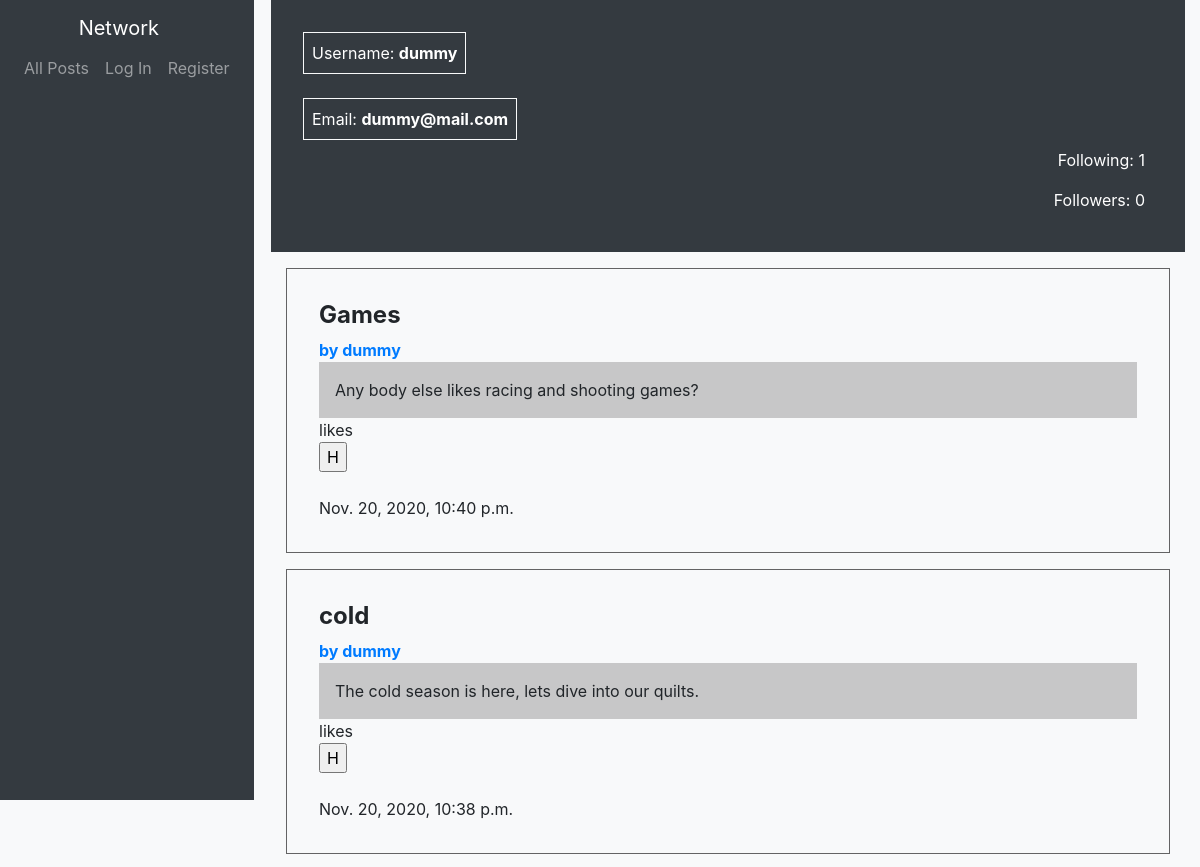
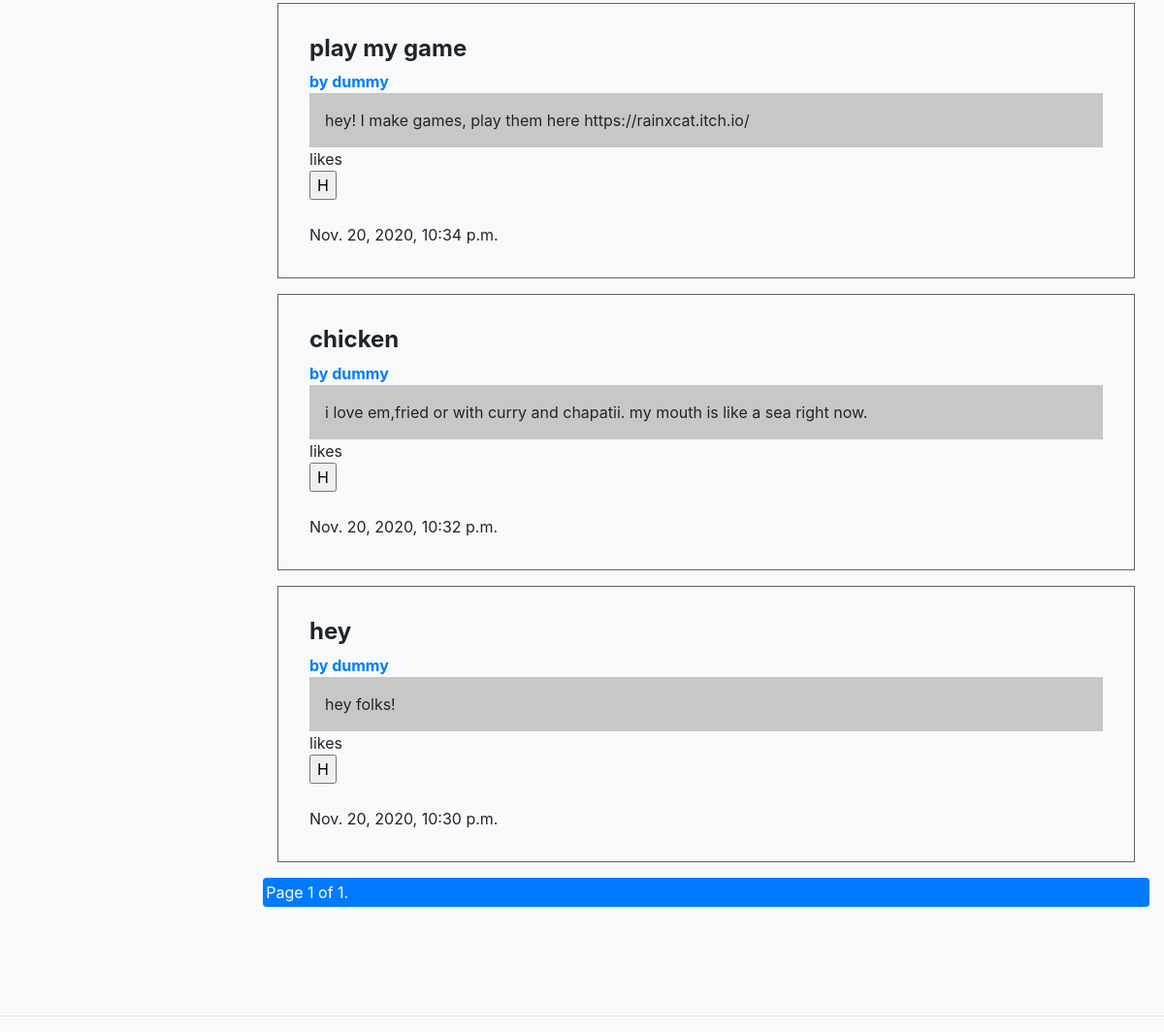
Page /user/dummy on the committed database (2 pictures, top to bottom).
### network/models.py (models this page shows, shortened)
class User(AbstractUser):
    pass

class Post(models.Model):
    title = models.CharField(max_length=100, null=False, default='')
    text = models.TextField(max_length=200, null=False, default='')
    user = models.ForeignKey(
        User, on_delete=models.CASCADE, default='', related_name="postby")
    created_on = models.DateTimeField(auto_now=True)
    updated_at = models.DateTimeField(auto_now=True)
    class Meta():
        ordering = ["-created_on"]
    def get_total_likes(self):
        return self.likes.user.count()

### network/views.py (the view)
# urls.py: path("user/<str:name>", views.user, name="user"),
def user(request, name):
    if request.method == "GET":
        try:
            u = User.objects.get(username=name)
            p = Post.objects.filter(user=u)
            fc = {"following": u.following.count(), "follower": u.follower.count()}
        except IntegrityError as e:
            return render(request, "network/udetails.html", {
                "error": e,
            })
        paginator = Paginator(p, 10)
        page_number = request.GET.get('page')
        page_obj = paginator.get_page(page_number)
        return render(request, "network/udetails.html", {
            "u": u,
            "sfollow": True if u.username != request.user.username else False,
            "page_obj": page_obj,
            "fc": fc,
        })

### network/templates/network/udetails.html (shortened to what this page needs)
{% extends "network/layout.html" %}
{% block body %}
<div class="container-sm">
  <div id="UP" class="container-sm">
    <div id="UPL">
      <span class="border border-light">Username: <strong>{{u.username}}</strong></span><br>
      <span class="border border-light">Email: <strong>{{u.email}}</strong></span>
    </div>
    <div id="UPR">
      <span>Following: {{fc.follower}}</span>
      <span>Followers: {{fc.following}}</span>
    </div>
  </div>
  <div class="container-sm bg-light" id="postsuser">
    {%for post in page_obj%}
    <div class="container post">
      <h4><strong>{{post.title}}</strong></h4>
      <a href="{% url 'user' post.user %}"><strong>by {{post.user}}</strong></a>
      <div class="posttext">
        {{post.text}}
      </div>
      <span>{{post.get_total_likes}} likes</span>
      <form action="#" method="post">
        <input type="submit" name="" value="H">
      </form>
      <br>
      <span>{{post.created_on}}</span>
    </div>
    {% endfor %}
  </div>
  <div class="pagination bg-primary text-white" style="padding:.2rem;">
    <span class="step-links">
      <span class="current">
        Page {{ page_obj.number }} of {{ page_obj.paginator.num_pages }}.
      </span>
    </span>
  </div>
</div>
{% endblock %}

### network/static/network/styles.css (style rules this page uses)
:root { font-size: 16px; --text-primary: rgba(0, 0, 0, .9); --text-secondary: lightblue; --bg-primary: lightblue; --bg-secondary: lightgreen; --transition-speed: 160ms; }
body { background-color: var(--light); }
#postsuser .posttext { padding: 1rem; background-color: rgba(0, 0, 0, 0.2); }
.post { padding: 2rem; margin: 1rem 0 1rem 0; border: 0.1rem solid rgba(0, 0, 0, 0.6); }
#UP { padding: 2rem; background-color: var(--dark); color: white; }
#UP span { padding: .5rem; }
#UP #UPL { align-items: flex-start; display: flex; flex-direction: column; }
#UP #UPR { align-items: flex-end; display: flex; flex-direction: column; }

### rows in the picture
User: username "dummy", email "dummy@mail.com"
Post: title "Games", user "dummy", text "Any body else likes racing and shooting games?", created_on "Nov. 20, 2020, 10:40 p.m."
Post: title "cold", user "dummy", text "The cold season is here, lets dive into our quilts.", created_on "Nov. 20, 2020, 10:38 p.m."
Post: title "play my game", user "dummy", text "hey! I make games, play them here https://rainxcat.itch.io/", created_on "Nov. 20, 2020, 10:34 p.m."
Post: title "chicken", user "dummy", text "i love em,fried or with curry and chapatii. my mouth is like a sea right now.", created_on "Nov. 20, 2020, 10:32 p.m."
Post: title "hey", user "dummy", text "hey folks!", created_on "Nov. 20, 2020, 10:30 p.m."

### other values in the picture
{{ fc.follower }} "1"
{{ fc.following }} "0"
{{ page_obj.number }} "1"
{{ page_obj.paginator.num_pages }} "1"
